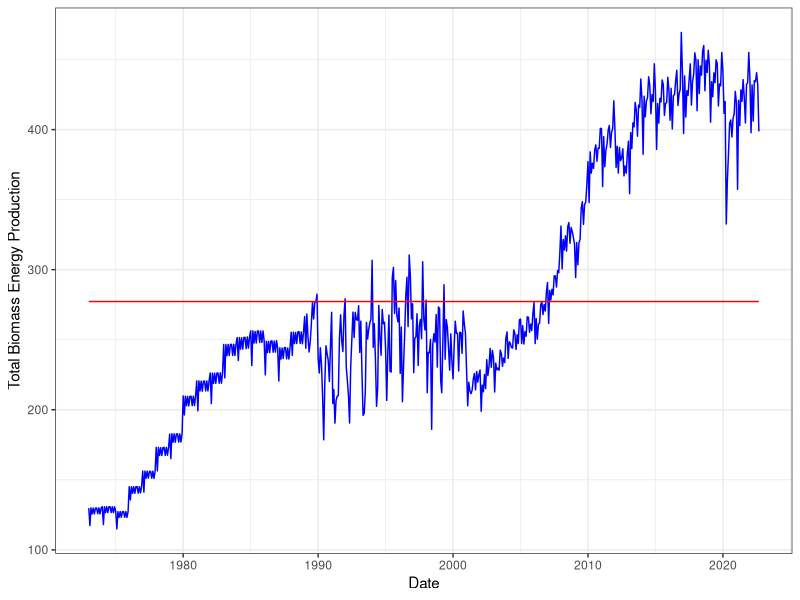
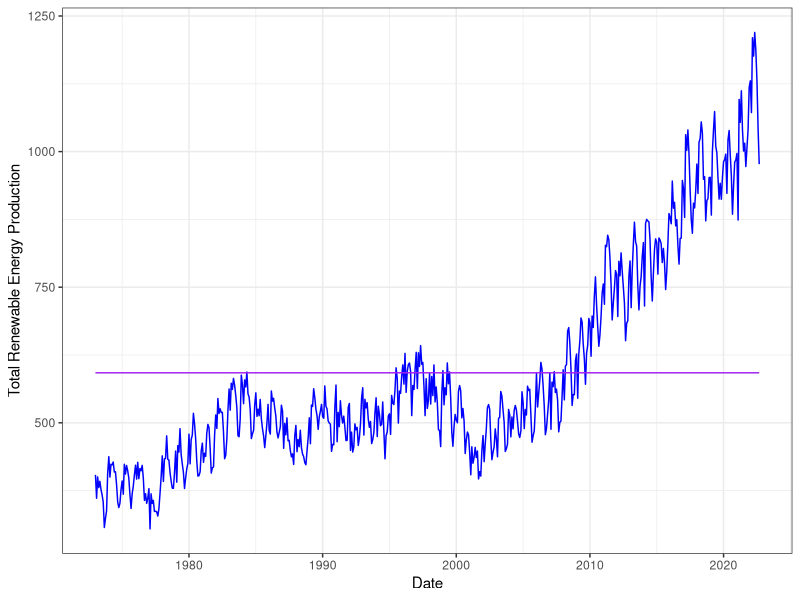
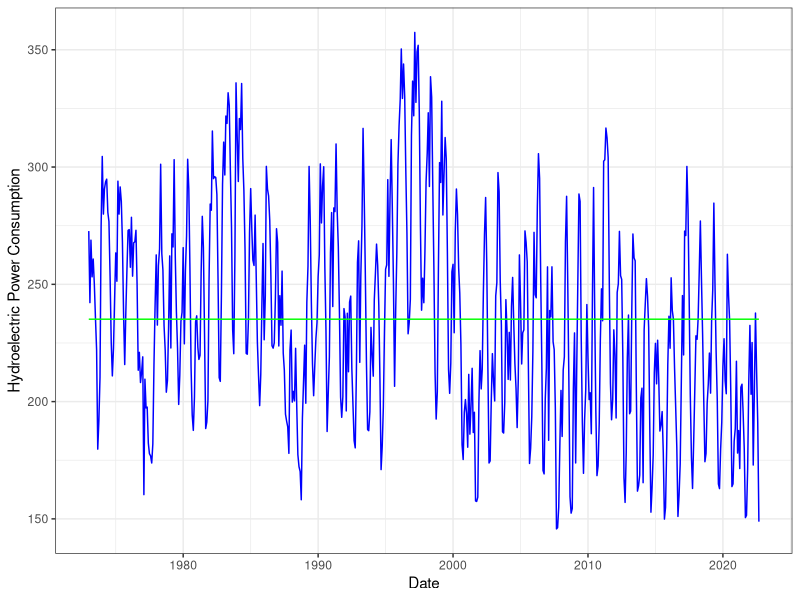
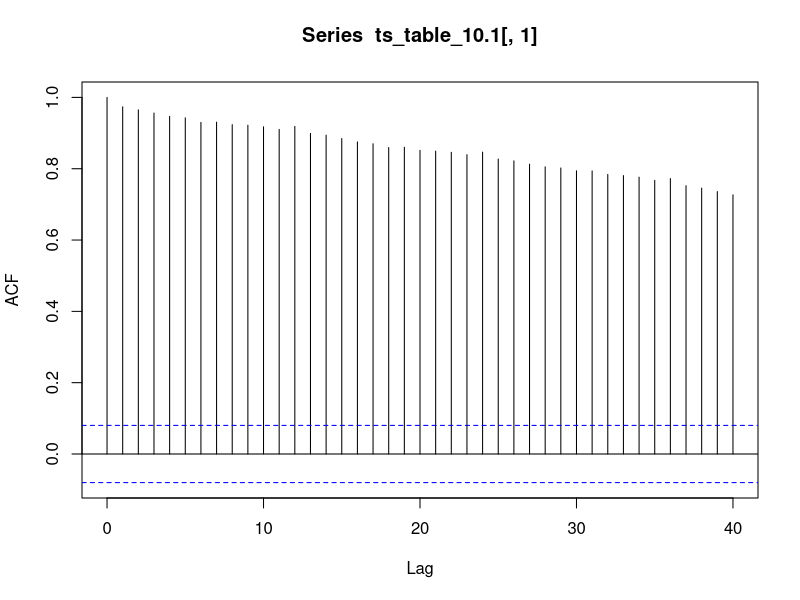
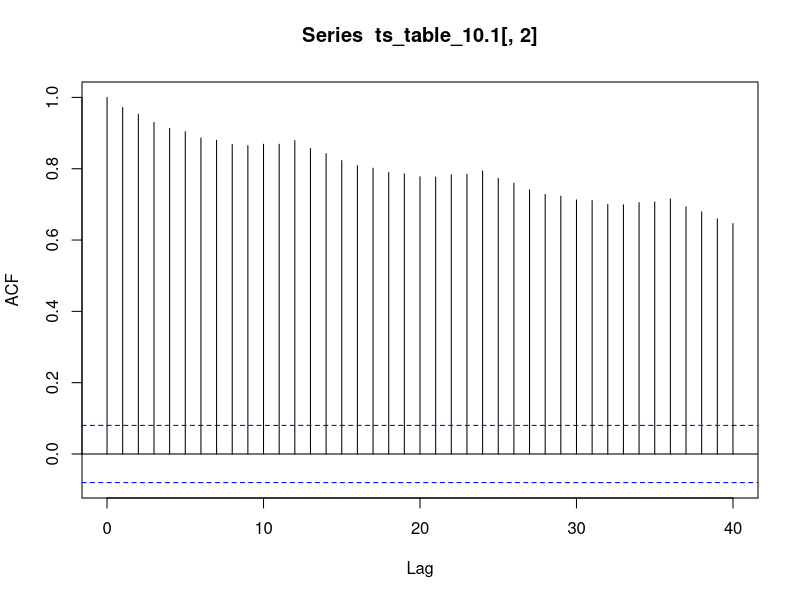
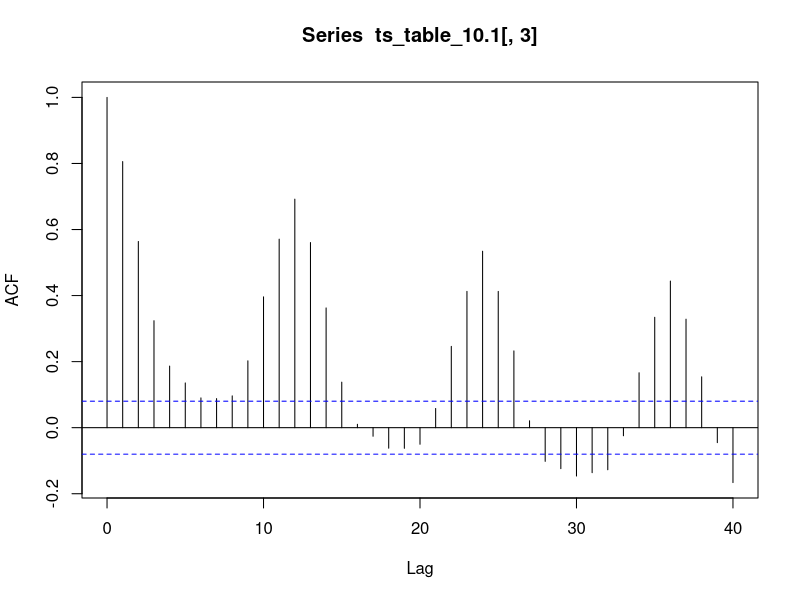
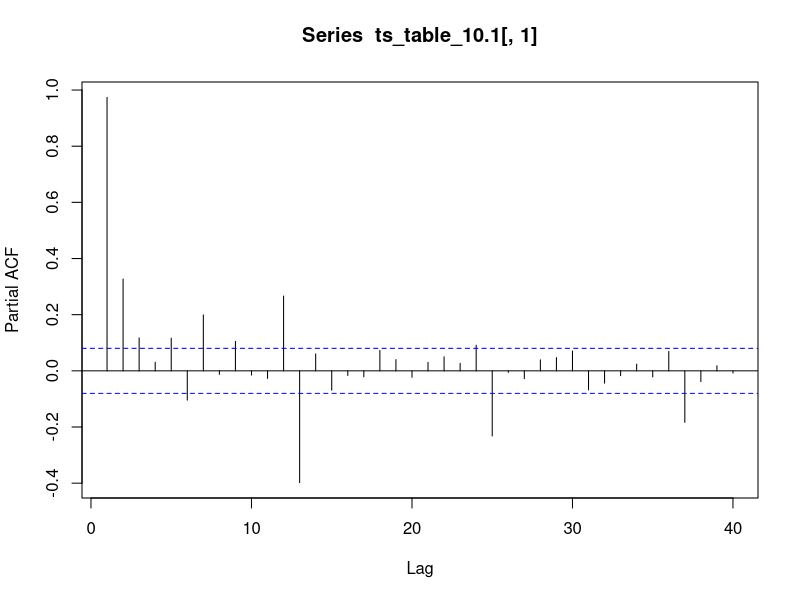
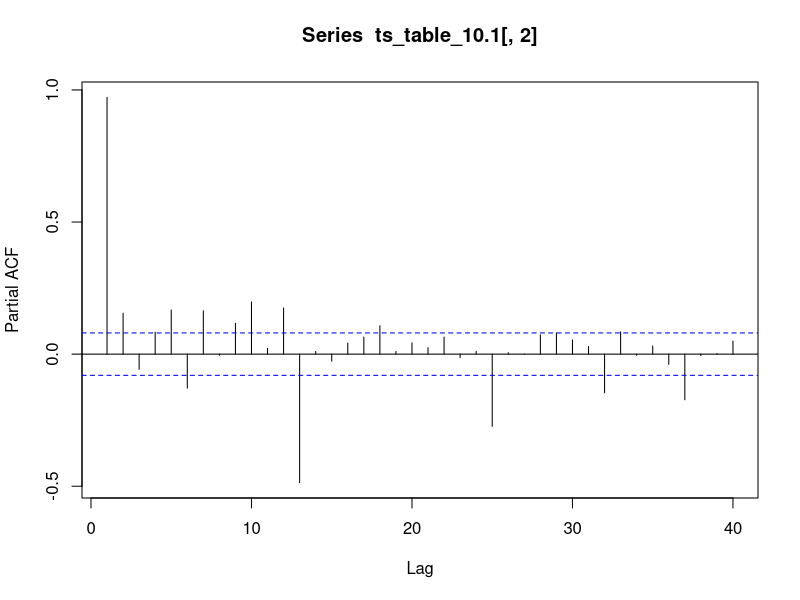

Recreate these plots in R, in order.
## ---- chunk 1
#Load/install required package here
library(forecast)
#install.packages("tseries")
#install.packages("dplyr")
library(dplyr)
library(tseries)
library(lubridate)
library(ggplot2)
## ---- chunk 2
#Importing data set
table_10.1<- read.table(file= "./Data/Table_10.1_Renewable_Energy_Production_and_Consumption_by_Source-Edit.csv",
                        header=TRUE,dec = ".",sep=",",stringsAsFactors = TRUE)
## ---- chunk 3
table_10.1<- table_10.1[, c("Month", "Total.Biomass.Energy.Production", "Total.Renewable.Energy.Production", "Hydroelectric.Power.Consumption")]
head(table_10.1)
str(table_10.1)
date<- ym(table_10.1$Month)
format(date,format="%Y-%m")
table_10.1<-cbind(date, table_10.1[,2:4])
## ---- chunk 4
?ts()
ts_table_10.1<- ts(table_10.1[,2:4], start = 1, end = 597, frequency = 1)
## ---- chunk 5
mean(ts_table_10.1[,1])
sd(ts_table_10.1[,1])
mean(ts_table_10.1[,2])
sd(ts_table_10.1[,2])
mean(ts_table_10.1[,3])
sd(ts_table_10.1[,3])
## ---- chunk 6
ggplot(table_10.1, aes(x=date, y=Total.Biomass.Energy.Production)) +
            geom_line(color="blue")+ geom_line(aes(y= mean(Total.Biomass.Energy.Production)), color = "red")+
  xlab("Date")+ ylab("Total Biomass Energy Production")+
  theme_bw()
ggplot(table_10.1, aes(x=date, y=Total.Renewable.Energy.Production)) +
            geom_line(color="blue")+ geom_line(aes(y= mean(Total.Renewable.Energy.Production)), color = "purple")+
  xlab("Date")+ ylab("Total Renewable Energy Production")+
  theme_bw()
ggplot(table_10.1, aes(x=date, y=Hydroelectric.Power.Consumption)) +
            geom_line(color="blue")+ geom_line(aes(y= mean(Hydroelectric.Power.Consumption)), color = "green")+
  xlab("Date")+ ylab("Hydroelectric Power Consumption")+
  theme_bw()
## ---- chunk 7
?cor.test
cor.test(ts_table_10.1[,1], ts_table_10.1[,2])
#total biomass production and total renewable energy production are significantly correlated. Since biomass is a renewable energy source, the rise in biomass production also relates to total renewable energy production. However, just because these two variables are correlated, it does not mean that the rise in total renewable energy is caused by a rise in biomass production.

cor.test(ts_table_10.1[,2], ts_table_10.1[,3])
#there is a slight negative correlation between total renewable energy production and hydroelectric power consumption of -0.100. This correlation is significant with a p value of <0.05. 
cor.test(ts_table_10.1[,1], ts_table_10.1[,3])
#There is a moderate negative correlation between total biomass production and hydroelectric power consumption of -0.300. This correlation is significant with a p value of <0.05. 
## ---- chunk 8
acf(ts_table_10.1[,1],lag.max = 40)
acf(ts_table_10.1[,2],lag.max = 40)
acf(ts_table_10.1[,3], lag.max = 40)
#total biomass production and total renewable energy production have similar behaviors. Since both of these variables increased with time, as you go further out in the lag, the autocorrelation decreased. 
#hydroelectric consumption had a cyclical autocorrelation as the lags increased. This means that hydroelectric consumption has a seasonality to it. 
## ---- chunk 9
pacf(ts_table_10.1[,1],lag.max = 40)
pacf(ts_table_10.1[,2],lag.max = 40)
pacf(ts_table_10.1[,3], lag.max = 40)

#these plots differ in that there is less of a noticeable trend or pattern with the pacf compared to acf.
